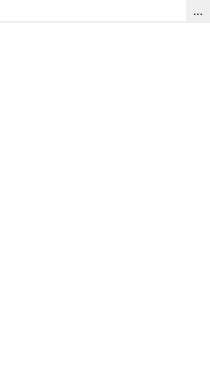
<ui version="4.0" >
 <author>Robert Gruber &lt;rgruber@users.salomon.at></author>
 <class>SnippetViewBase</class>
 <widget class="QWidget" name="SnippetViewBase" >
  <property name="geometry" >
   <rect>
    <x>0</x>
    <y>0</y>
    <width>210</width>
    <height>377</height>
   </rect>
  </property>
  <property name="windowTitle" >
   <string>Form</string>
  </property>
  <layout class="QGridLayout" >
   <property name="margin" >
    <number>0</number>
   </property>
   <property name="spacing" >
    <number>2</number>
   </property>
   <item row="0" column="0" >
    <layout class="QHBoxLayout" >
     <property name="margin" >
      <number>0</number>
     </property>
     <property name="spacing" >
      <number>0</number>
     </property>
     <item>
      <widget class="QLineEdit" name="filterText" >
       <property name="sizePolicy" >
        <sizepolicy>
         <hsizetype>7</hsizetype>
         <vsizetype>1</vsizetype>
         <horstretch>0</horstretch>
         <verstretch>0</verstretch>
        </sizepolicy>
       </property>
       <property name="toolTip" >
        <string>Define filter here</string>
       </property>
       <property name="frame" >
        <bool>false</bool>
       </property>
      </widget>
     </item>
     <item>
      <widget class="QToolButton" name="tbFilter" >
       <property name="toolTip" >
        <string>Apply filter</string>
       </property>
       <property name="text" >
        <string>...</string>
       </property>
       <property name="autoRaise" >
        <bool>true</bool>
       </property>
      </widget>
     </item>
    </layout>
   </item>
   <item row="1" column="0" >
    <widget class="QTreeView" name="snippetTree" >
     <property name="frameShape" >
      <enum>QFrame::NoFrame</enum>
     </property>
     <property name="frameShadow" >
      <enum>QFrame::Sunken</enum>
     </property>
    </widget>
   </item>
  </layout>
 </widget>
 <tabstops>
  <tabstop>filterText</tabstop>
  <tabstop>tbFilter</tabstop>
  <tabstop>snippetTree</tabstop>
 </tabstops>
 <resources/>
 <connections>
  <connection>
   <sender>filterText</sender>
   <signal>returnPressed()</signal>
   <receiver>tbFilter</receiver>
   <slot>click()</slot>
   <hints>
    <hint type="sourcelabel" >
     <x>132</x>
     <y>20</y>
    </hint>
    <hint type="destinationlabel" >
     <x>185</x>
     <y>24</y>
    </hint>
   </hints>
  </connection>
 </connections>
</ui>
